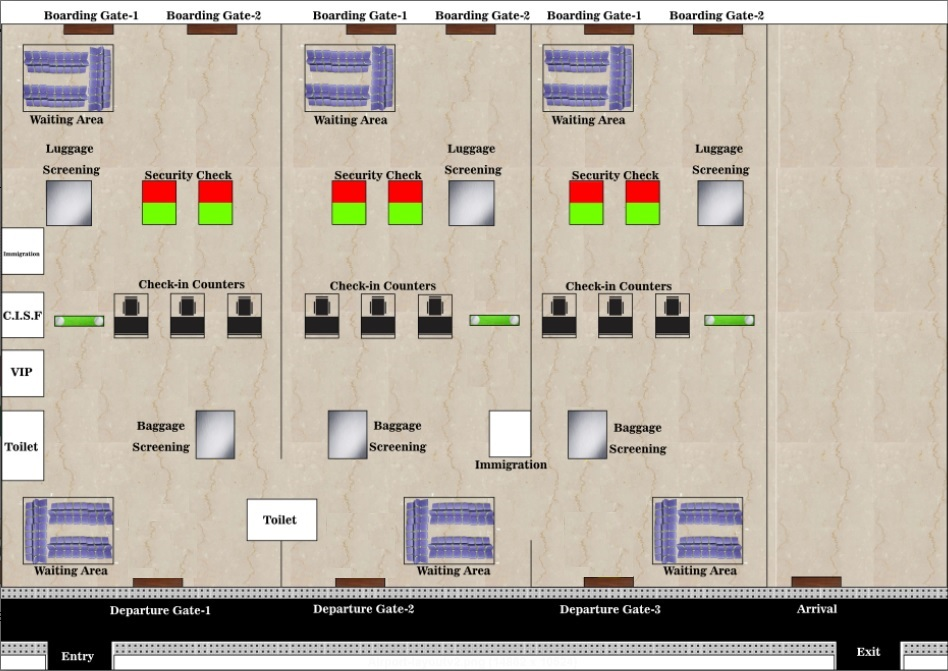
#> input picture Admin unit/Airport.jpg, 948 x 671 px; its folder holds only this picture in this run
$ python -i gui.py   (imports and definitions only)
#> lines starting #> are read from the running program, lines starting #| are printed output that depends on the picture
import matplotlib
# [1 line not run here, left out]
from matplotlib.backends.backend_tkagg import FigureCanvasTkAgg, NavigationToolbar2TkAgg
from matplotlib.figure import Figure
import matplotlib.animation as animation
from matplotlib import style

import login

import tkinter as tk
from tkinter import ttk
import tkinter.messagebox

from PIL import ImageTk, Image, ImageDraw, ImageColor
import threading
import time
import socket
import os
import random


# [1 line that did not run here, left out]
host = socket.gethostname()     # Get local machine name
port = 420                      # Reserve a port for your service.
# [1 line not run here, left out]
clientML = None
clientIP = None


loggedIn = False

LARGE_FONT = {"Verdana", 12}
# [1 line not run here, left out]

f = Figure(figsize=(5,5), dpi=100)
a = f.add_subplot(111)

f1 = Figure(figsize=(5,5), dpi=100)
a1 = f1.add_subplot(111)

f2 = Figure(figsize=(5,5), dpi=100)
a2 = f2.add_subplot(111)

f3 = Figure(figsize=(5,5), dpi=100)
a3 = f3.add_subplot(111)

entranceMap = [30, 31, 35, 32, 30, 28, 29, 27, 30, 32, 36, 40, 35]
checkMap = [32, 30, 30, 31, 35, 28, 29, 36, 40, 35, 27, 30, 32]
securityMap = [30, 28, 29, 30, 31, 35, 32, 27, 40, 35, 30, 32, 36]


# [9 lines left out: function checkLogin, not called in this run]


def UpdateArrayData():
    f = open("sampleText.txt", "r")
    arr = []
    s = f.readline()
    while s:
        arr.append(s)
        s = f.readline()
    f.close()
    # print("ARR", arr)
    f = open("sampleText.txt", "w")
    i = 1
    for x in arr[1:]:
        f.write(str(i) + "," + x.split(",")[1])
        # print(str(i) + "," + x.split(" ")[1])
        i += 1
    f.write("\n" + str(i) + "," + str(random.randrange(15, 26)))
    # print(str(i) + " " + str(random.randrange(15, 26)) + "\n")
    f.close()


def animate(i):
    UpdateArrayData()
    pullData = open("sampleText.txt", "r").read()
    dataList = pullData.split("\n")
    X = []
    Y = []
    # print(dataList)
    for z in dataList:
        if len(dataList) > 1:
            x, y = z.split(',')
            X.append(int(x))
            Y.append(int(y))
    a.clear()
    a.plot(X, Y)


# [34 lines left out: functions animate1, animate2, animate3, not called in this run]


def quit():
    exit(0)


# [149 lines left out: functions status, refreshImage, refreshImageThree, intializeSocketClients, not called in this run]


dictOfAllPoints = {'cam1':[[], []], 'cam2':[[], []], 'cam3':[[], []], 'cam4':[[], []]}
dictOfCoOrdinates = {"cam1":[704.0,576.0,352.0,288.0,107.0,160.0,166.0,80.0,338.0,336.0,471.0,459.0],
                     "cam2":[704.0,576.0,409.0,288.0,164.0,217.0,223.0,137.0,338.0,336.0,471.0,459.0],
                     "cam3":[704.0,576.0,466.0,288.0,221.0,274.0,260.0,164.0,338.0,336.0,471.0,459.0],
                     "cam4":[704.0,576.0,523.0,288.0,278.0,331.0,317.0,211.0,338.0,336.0,471.0,459.0]}
# order X, Y, x, y, a1, a2, a3, a4, b1, b2, b3, b4


class UpdateImage(threading.Thread):
    def __init__(self):
        threading.Thread.__init__(self)

    def run(self):
        while True:
            print(clientML.recv(4096))
            # im = Image.open("Airportincomp.jpg")
            # draw = ImageDraw.Draw(im)
            # # getPoints
            # # plot all using loop
            # x = ['110', '340', '683', '192', '304', '555', '165', '225', '310', '366', '422', '553', '618', '672',
            #      '124', '205', '354', '418', '564', '628', '180', '437']
            # y = ['352', '250', '51', '565', '565', '565', '353', '351', '353', '353', '353', '353', '353', '353', '242',
            #      '242', '242', '248', '246', '246', '54', '54']
            #
            #
            # for i in range(0, 21):
            #     RandomTime = str(int(100 * random.random()))
            #     draw.text((int(x[i]), int(y[i])), RandomTime + " min", (255, 255, 255))
            #
            # del draw
            # im.save("airportchange.jpg")
            # time.sleep(10)


# [32 lines left out: functions forResourceAllocation, convCoord, not called in this run]


class CommunicationStarter(threading.Thread):
    def __init__(self):
        threading.Thread.__init__(self)

    # [4 lines left out: function run, not called in this run]
        # t3 = UpdateImage()
        # t3.start()


class ReceiveFromIP(threading.Thread):
    global clientIP
    global clientML
    def __init__(self):
        threading.Thread.__init__(self)

    # [36 lines left out: functions stripData, run, not called in this run]


class Alerts(threading.Thread):
    def __init__(self):
        threading.Thread.__init__(self)

    # [4 lines left out: function run, not called in this run]


class UpdateImage2(threading.Thread):
    def __init__(self):
        threading.Thread.__init__(self)

    # [11 lines left out: function run, not called in this run]

class status_bar(threading.Thread):
    def __init__(self, container):
        threading.Thread.__init__(self)
        self.container = container

    def run(self):
        status(self.container)


class Main(tk.Tk):

    def __init__(self, *args, **kwargs):
        tk.Tk.__init__(self, *args, **kwargs)

        #tk.Tk.iconbitmap(self, default="clientIcon.ico")
        tk.Tk.title(self, "Monitoring Station")

        #menu bar
        self.menu()

        container = tk.Frame(self)
        container.pack(side="top", fill="both", expand=True)
        container.grid_rowconfigure(0, weight=1)
        container.grid_columnconfigure(0, weight=1)

        # status bar
        status_thread = status_bar(container)
        status_thread.start()

        self.frames = {}
        for F in (StartPage, GraphPage, PageThree, ThroughPutCheckIn, ThroughPutEntrance, ThroughPutSecurity):                #, PageThree):
            frame = F(container, self)
            self.frames[F] = frame
            frame.grid(row=0, column=0, sticky="nsew")

        self.show_frame(StartPage)

    def show_frame(self, cont):
        frame = self.frames[cont]
        frame.tkraise()

    # [16 lines left out: function menu, not called in this run]

class StartPage(tk.Frame):

    # [6 lines left out: function __init__, not called in this run]
        # b1 = ttk.Button(self, text="Visit Graph Page", command=lambda : controller.show_frame(GraphPage))
        # b1.pack()


class GraphPage(tk.Frame):

    # [15 lines left out: function __init__, not called in this run]


class ThroughPutCheckIn(tk.Frame):

    # [15 lines left out: function __init__, not called in this run]


class ThroughPutEntrance(tk.Frame):

    # [15 lines left out: function __init__, not called in this run]


class ThroughPutSecurity(tk.Frame):

    # [15 lines left out: function __init__, not called in this run]


class PageThree(tk.Frame):
    # [6 lines left out: function __init__, not called in this run]
        # [8 lines of commented-out code are left out]
t2 = UpdateImage2()
# [1 line not run here, left out]
# checkLogin()
# [1 line that did not run here, left out]
t1 = Alerts()
# [1 line not run here, left out]
ani = animation.FuncAnimation(f, animate, interval=5000)
ani1 = animation.FuncAnimation(f1, animate1, interval=5000)
ani2 = animation.FuncAnimation(f2, animate2, interval=5000)
ani3 = animation.FuncAnimation(f3, animate3, interval=5000)
# [1 line not run here, left out]

>>> import cv2
>>> picture = cv2.imread('Airport.jpg', cv2.IMREAD_GRAYSCALE)
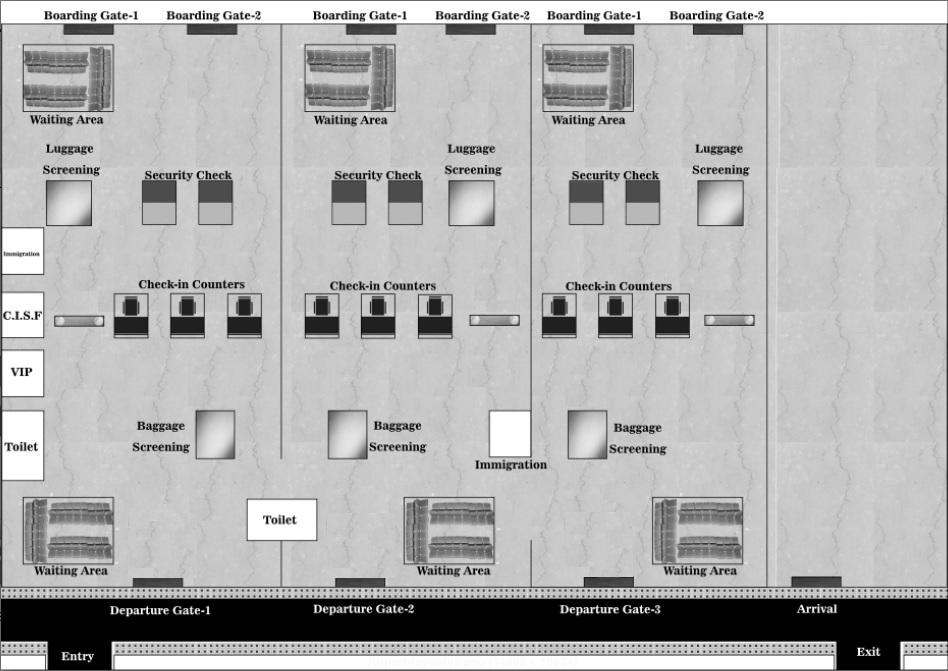
#> picture: shape (671, 948); min 0, max 255, mean 176.6
>>> result = animate(picture)
#> (reads Admin unit/sampleText.txt from the repository)
